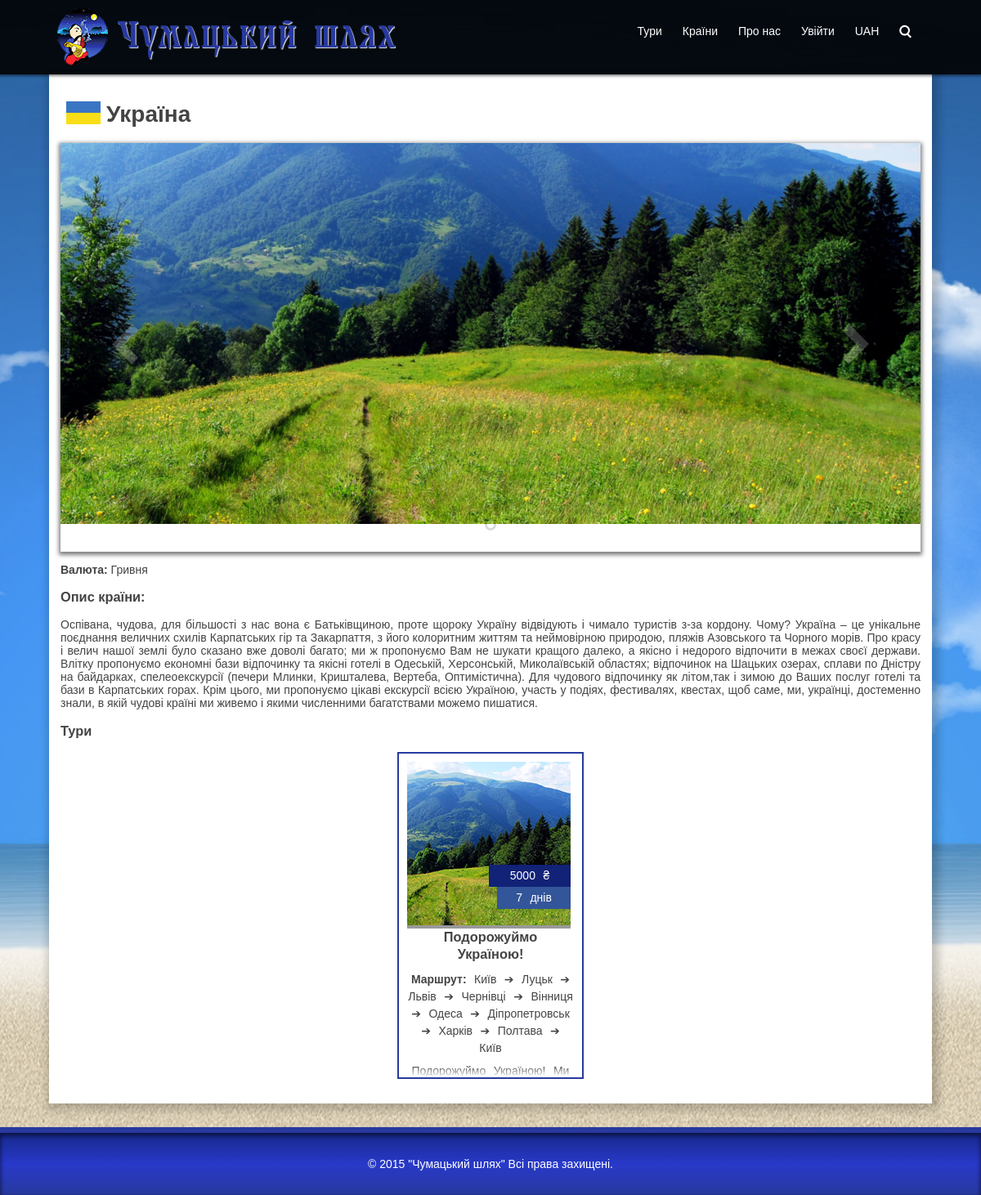
/country/ua, run on the app's committed database.
### tables this page shows
CREATE TABLE IF NOT EXISTS `currency` (
  `id` int(11) NOT NULL,
  `name` varchar(30) NOT NULL,
  `symbol` text NOT NULL,
  `currency_code` varchar(3) NOT NULL,
  `exchange_rate` double NOT NULL
);

CREATE TABLE IF NOT EXISTS `countries` (
  `id` int(11) NOT NULL,
  `name` varchar(30) NOT NULL,
  `code` text NOT NULL,
  `id_currency` int(11) NOT NULL,
  `description` text NOT NULL,
  `photo` text NOT NULL
);

CREATE TABLE IF NOT EXISTS `tour` (
  `id` int(11) NOT NULL,
  `name` text NOT NULL,
  `type_of_tour` int(11) NOT NULL,
  `countries` text NOT NULL,
  `itinerary` text NOT NULL,
  `duration` int(11) NOT NULL,
  `id_start_city` int(11) NOT NULL,
  `short_description` text NOT NULL,
  `description` text NOT NULL,
  `photo` text NOT NULL,
  `popularity` int(11) NOT NULL,
  `date_regestration` date NOT NULL
);

### index.php (the view, shortened to what this page needs)
<?php
if ($_SERVER['REQUEST_URI'] == '/') {
	$Page = 'index';
	$Module = 'index';
}
else {
	$URL_Path = parse_url($_SERVER['REQUEST_URI'], PHP_URL_PATH);
	$URL_Parts = explode('/', trim($URL_Path, ' /'));
	$Page = array_shift($URL_Parts);
	$Module = array_shift($URL_Parts);
}
if ($Page != 'captcha') include ('page/' . $Page . '.php');
	function head($title)
	{?>
<!DOCTYPE html>
<html lang="uk">
	<head>
		<link rel="stylesheet" href="/resource/main.css">
	</head>
	<body <? if ($_SESSION['USER_ACTIVE'] == 2) echo 'class="admin"' ?> >
		<div class="header clearfix">
			<div class="box">
				<div class="clearfix">
					<div id="logo">
						<a href="/" class="whole"><div class="logo-img"></div>
							<span>Чумацький шлях</span></a>
					</div>
					<? ($_SESSION['USER_ACTIVE'] == 2) ? admin_menu() : menu();?>
				</div>
			</div>
		</div>
		<div class="content clearfix">
	<?}
	function login_box() { ?>
		<li><div class="login">Увійти</div></li>
	<?}
	function user_box() { ?>
	<?}
	function menu() { ?>
		<ul class="menu">
			<li><a class="whole" href="/tours">Тури</a></li>
			<li><a class="whole" href="/countries">Країни</a></li>
			<li><a class="whole" href="/about">Про нас</a></li>
			<? ($_SESSION['USER_ACTIVE'] == 1) ? user_box() : login_box(); ?>
			<li><div class="currency"><? require 'mysql_connect.php'; if (!$_SESSION['USER_CURRENCY']) {$_SESSION['USER_CURRENCY'] = 1;} $currency = mysqli_fetch_assoc(mysqli_query($CONNECT, "SELECT `currency_code` FROM `currency` WHERE `id` = '$_SESSION[USER_CURRENCY]';")); echo $currency['currency_code']; ?></div></li>
			<li><div class="icon search">search</div></li>
		</ul>
	<?}
	function admin_menu() { ?>
	<?}
	function foot($js = array())
	{?>
		</div>
		<div class="footer">
			© 2015 "Чумацький шлях" Всі права захищені.
		</div>
	</body>
</html>
<?}
function days($days) {
	echo  $days . ' ' . ((($days % 10 == 0) || ($days % 10 >= 5) || (($days>=11) && ($days <=15)))?'днів':(($days % 10 >=2)?'дня':'день'));
}
function price($price, $currency1, $currency2, $without = 0) {
	include 'mysql_connect.php';
	$currency1 = mysqli_fetch_assoc(mysqli_query($CONNECT, "SELECT `exchange_rate` FROM `currency` WHERE `id` = '$currency1';"));
	$currency2 = mysqli_fetch_assoc(mysqli_query($CONNECT, "SELECT `symbol`, `currency_code`, `exchange_rate` FROM `currency` WHERE `id` = '$currency2';"));
	$price = $price * $currency1['exchange_rate'] / $currency2['exchange_rate'];
	return $price . ' ' . (($without)?'':(($currency2['symbol'])?$currency2['symbol']:$currency2['currency_code']));
}
function tours($tours_query) {?>
		<? while ($tours = mysqli_fetch_assoc($tours_query)) {?>
		<div class="wrapper-preview-tour-box">
			<div class="preview-tour-box clearfix">
				<a href="/tour/<? echo $tours['id']; ?>" class="block">
					<div class="image-box">
						<img src="/resource/img/galery/preview/<?echo (($tours['photo'])?substr($tours['photo'],0,strpos($tours['photo'],'|')):'0');?>.jpg" alt="Фото">
						<div class="price-duration-box">
							<div class="price"><? require 'mysql_connect.php'; $price = mysqli_fetch_array(mysqli_query($CONNECT, "SELECT MIN(`price`), `id_currency` FROM `one_tour` WHERE `id_tour` = '$tours[id]';")); echo price($price[0], $price[1], $_SESSION['USER_CURRENCY']);?></div>
							<div class="duration"><? days($tours['duration']) ?></div>
						</div>
					</div>
				<h3><? echo $tours['name']; ?></h3>
				</a>
				<div><strong>Маршрут:</strong> <? echo $tours['itinerary']; ?></div>
				<div class="short-description"><? echo $tours['short_description']; ?></div>
			</div>
		</div>
		<?}?>
<?}
		$user = mysqli_fetch_assoc(mysqli_query($CONNECT, "SELECT `id`, `avatar_format`, `login` FROM `users` WHERE `id` = '$comment[id_user]' LIMIT 1"));?>

### page/country.php (shortened to what this page needs)
<?
	$country = mysqli_fetch_assoc(mysqli_query($CONNECT, "SELECT `id`, `name`, `id_currency`, `description`, `photo` FROM `countries` WHERE `code` = '$Module';"));
	$currency = mysqli_fetch_assoc(mysqli_query($CONNECT, "SELECT `name`, `symbol`, `currency_code`, `exchange_rate` FROM `currency` WHERE `id` = '$country[id_currency]';"));
	$tours_query = mysqli_query($CONNECT, $_SESSION['tour_query']. " LIMIT 10");
head($country['name']);?>
<div class="box clearfix">
<div class="clearfix">
	<img src="/resource/img/flags/<? echo $Module?>.png" class="flag">
	<h1><? echo $country['name']?></h1>
</div>
<?if ($country['photo']) {?>
	<ul class="slider">
		<?
			$photo = explode('|',$country['photo']);
			foreach ($photo as $num => $file_name) {?>
			<li<?if ($num == 0) echo ' class="active"'?>><img src="/resource/img/galery/original/<?echo $file_name;?>.jpg"></li>
			<?}
		?>
		<div class="prev icon">left</div>
		<div class="next icon">right</div>
	</ul>
<?}?>
<p><strong>Валюта:</strong>
<?
	echo ' '.$currency['name'] . ((!($country['id_currency'] == $_SESSION['USER_CURRENCY']))?(' (1 ' . (($currency['symbol'])?$currency['symbol']:$currency['currency_code']) . ' = ' . price(1,$country['id_currency'],$_SESSION['USER_CURRENCY']) . ')'):'');
?>
</p>
<h3>Опис країни:</h3>
<p><? echo $country['description']; ?></p>
	<h3>Тури</h3>
	<div class="tour-list">
		<? tours($tours_query);?>
	</div>
</div>
<?foot();?>

### resource/main.css (style rules this page uses)
* { box-sizing: border-box; }
a { color: #28399e; }
html { height: 100%; }
body { color: #444; font: 14px "Verdana", "Arial", sans-serif; margin: 0; min-height: 100%; position: relative; text-align: justify; background: url(img/background.jpg) 50% 0% no-repeat fixed #777; background-size: cover; }
.header { background-color: rgba(0,0,0,0.9); position: fixed; top: 0px; width: 100%; z-index: 1000; box-shadow: 0 1px 3px 1px rgba(0,0,0,.5); }
#logo { float: left; margin: 10px; }
.logo-img { background: url(img/ch-logo.png); float: left; height: 70px; margin-right: 10px; width: 62px; }
#logo span { color: #28399e; font: 3em Pelagiy; line-height: 1.7em; text-shadow: 1px 1px 1px rgba(255,255,255,.9); }
.menu { float: right; margin: 20px 10px; padding: 0; position: relative; }
.menu li { color: #fff; display: block; float: left; list-style: none; margin-right: 5px; padding: 5px; }
.menu a { color: #fff; padding: 5px; }
.menu li div { padding: 5px; }
.login, .register, .search { cursor: pointer; }
.currency { cursor: pointer; }
.footer { background: linear-gradient(to bottom, #17288c 0%, #2839c9 50%, #28399e 100%); border-top: 0.5em solid #28399e; bottom: 0; color: #fff; padding: 30px; position: absolute; text-align: center; width: 100%; box-shadow: 0 3px 5px 1px rgba(0,0,0,.5) inset; z-index: 10; }
.content { padding-top: 7em; padding-bottom: 8em; z-index: 10; }
.tour-list { text-align: center; line-height: 3em; word-spacing: 0.4em; }
.wrapper-preview-tour-box { position relative; width: 100%; display: inline-block; }
.wrapper-preview-tour-box, .preview-tour-box { height: 400px; width: 228px; }
.preview-tour-box { border: 2px solid #28399e; padding: 10px; overflow: hidden; position: relative; background-color: #fff; line-height: 1.5em; min-height: 400px; }
.preview-tour-box:after { content: ''; background: linear-gradient(to bottom, rgba(255, 255, 255, 0) 0%, rgba(255, 255, 255, 1) 100%); height: 1em; display: inline-block; position: absolute; bottom: 0; width: 100%; }
.preview-tour-box img { height: inherit; width: inherit; }
.preview-tour-box .image-box { border-bottom: 4px solid #999; box-sizing: content-box; float: left; height: 200px; margin-right: 10px; position: relative; width: 200px; }
.price-duration-box { color: #fff; text-align: center; }
.price-duration-box div { padding: 3px 5px; }
.price { background-color: #127; }
.duration { background-color: #359; }
.preview-tour-box .image-box .price-duration-box { position: absolute; min-width: 50%; right: 0; bottom: 10%; }
.preview-tour-box .image-box .duration { margin-left: 10%; }
.preview-tour-box h3 { margin: 0 0 10px; }
.preview-tour-box .short-description { margin-top: 0.5em; }
.slider { position: relative; width: 100%; max-height: 500px; height: 500px; overflow: hidden; box-shadow: 0 2px 5px 2px rgba(0,0,0,.5); }
.slider, .slider li { margin: 0; padding: 0; }
.slider li { list-style: none; display: block; opacity: 0; position: absolute; top: -25%; left: 0; transition: opacity .8s; }
.slider li, .slider img { width: inherit; }
.slider li.active { opacity: 1; z-index: 1; }
.slider .next, .slider .prev { position: absolute; font-size: 5em; top: calc(50% - .5em); color: #fff; text-shadow: 0px 0px 10px rgba(0, 0, 0, 1); cursor: pointer; z-index: 2; opacity: .2; transition: opacity .5s; -webkit-user-select: none; -moz-user-select: none; -ms-user-select: none; -o-user-select: none; user-select: none; }
.slider .next { right: 6%; }
.slider .prev { left: 6%; }
.box { margin: 0 auto; min-width: 517px; width: 90%; }
.content .box { background-color: #fff; box-shadow: 3px 3px 10px 5px rgba(0,0,0,.2); padding: 1em; }
.clearfix:after { clear: both; content: ""; display: table; }
.icon { -moz-font-feature-settings: "liga" 1, "dlig" 1; -ms-font-feature-settings: "liga" 1, "dlig" 1; -o-font-feature-settings: "liga" 1, "dlig" 1; -webkit-font-feature-settings: "liga" 1, "dlig" 1; font: 1.5em 'Sym'; line-height: 0.9em; }
a.whole { display: block; height: inherit; text-decoration: none; }
a.block { text-decoration: none; display: block; color: inherit; }
img.flag { height: 2em; margin: 1.34em 0.5em; float: left; }
.flag + h1 { float: left; }

### data on the page
currency: currency_code "UAH", name "Гривня"
countries: name "Україна", description "Оспівана, чудова, для більшості з нас вона є Батьківщиною, проте щороку Україну відвідують і чимало туристів з-за кордону. Чому? Україна – це унікальне поєднання величних схилів Карпатських гір та Закарпаття, з його колоритним життям та неймовірною природою, пляжів Азовського та Чорного морів. Про красу і велич нашої землі було сказано вже доволі багато; ми ж пропонуємо Вам не шукати кращого далеко, а якісно і недорого відпочити в межах своєї держави. Влітку пропонуємо економні бази відпочинку та якісні готелі в Одеській, Херсонській, Миколаївській областях; відпочинок на Шацьких озерах, сплави по Дністру на байдарках, спелеоекскурсії (печери Млинки, Кришталева, Вертеба, Оптимістична). Для…"
tour: USER_CURRENCY "5000 ₴", duration "7", shows "днів", name "Подорожуймо Україною!", itinerary "Київ ➔ Луцьк ➔ Львів ➔ Чернівці ➔ Вінниця ➔ Одеса ➔ Діпропетровськ ➔ Харків ➔ Полтава ➔ Київ", short_description "Подорожуймо Україною! Ми…"
